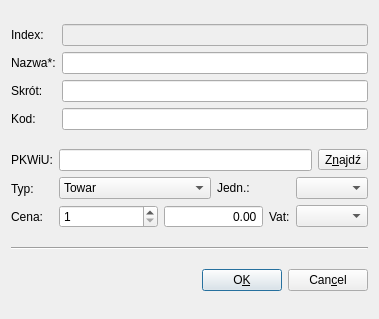
<?xml version="1.0" encoding="UTF-8"?>
<ui version="4.0">
 <class>Towary</class>
 <widget class="QDialog" name="Towary">
  <property name="geometry">
   <rect>
    <x>0</x>
    <y>0</y>
    <width>379</width>
    <height>319</height>
   </rect>
  </property>
  <property name="contextMenuPolicy">
   <enum>Qt::DefaultContextMenu</enum>
  </property>
  <property name="windowTitle">
   <string>Dodaj towar</string>
  </property>
  <layout class="QGridLayout" name="gridLayout">
   <item row="0" column="0">
    <layout class="QHBoxLayout">
     <item>
      <layout class="QVBoxLayout">
       <item>
        <widget class="QLabel" name="textLabel1">
         <property name="text">
          <string>Index:</string>
         </property>
         <property name="wordWrap">
          <bool>false</bool>
         </property>
        </widget>
       </item>
       <item>
        <widget class="QLabel" name="textLabel3">
         <property name="text">
          <string>Nazwa*:</string>
         </property>
         <property name="wordWrap">
          <bool>false</bool>
         </property>
        </widget>
       </item>
       <item>
        <widget class="QLabel" name="textLabel4">
         <property name="text">
          <string>Skrót:</string>
         </property>
         <property name="wordWrap">
          <bool>false</bool>
         </property>
        </widget>
       </item>
       <item>
        <widget class="QLabel" name="textLabel1_2">
         <property name="text">
          <string>Kod:</string>
         </property>
         <property name="wordWrap">
          <bool>false</bool>
         </property>
        </widget>
       </item>
      </layout>
     </item>
     <item>
      <layout class="QVBoxLayout">
       <item>
        <widget class="QLineEdit" name="idxEdit">
         <property name="enabled">
          <bool>false</bool>
         </property>
         <property name="font">
          <font>
           <weight>75</weight>
           <bold>true</bold>
          </font>
         </property>
         <property name="readOnly">
          <bool>true</bool>
         </property>
        </widget>
       </item>
       <item>
        <widget class="QLineEdit" name="nameEdit">
         <property name="maxLength">
          <number>75</number>
         </property>
        </widget>
       </item>
       <item>
        <widget class="QLineEdit" name="skrotEdit">
         <property name="text">
          <string/>
         </property>
         <property name="maxLength">
          <number>25</number>
         </property>
        </widget>
       </item>
       <item>
        <widget class="QLineEdit" name="kodEdit">
         <property name="maxLength">
          <number>20</number>
         </property>
        </widget>
       </item>
      </layout>
     </item>
    </layout>
   </item>
   <item row="1" column="0">
    <layout class="QHBoxLayout" name="horizontalLayout_2">
     <item>
      <layout class="QVBoxLayout">
       <item>
        <widget class="QLabel" name="textLabel1_2_2">
         <property name="text">
          <string>PKWiU:</string>
         </property>
         <property name="wordWrap">
          <bool>false</bool>
         </property>
        </widget>
       </item>
       <item>
        <widget class="QLabel" name="textLabel2">
         <property name="text">
          <string>Typ:</string>
         </property>
         <property name="wordWrap">
          <bool>false</bool>
         </property>
        </widget>
       </item>
       <item>
        <widget class="QLabel" name="textLabel5">
         <property name="text">
          <string>Cena:</string>
         </property>
         <property name="wordWrap">
          <bool>false</bool>
         </property>
        </widget>
       </item>
      </layout>
     </item>
     <item>
      <layout class="QVBoxLayout" name="verticalLayout">
       <item>
        <layout class="QHBoxLayout">
         <item>
          <widget class="QLineEdit" name="pkwiuEdit">
           <property name="maxLength">
            <number>20</number>
           </property>
          </widget>
         </item>
         <item>
          <widget class="QToolButton" name="pkwiuBtn">
           <property name="cursor">
            <cursorShape>PointingHandCursor</cursorShape>
           </property>
           <property name="text">
            <string>Z&amp;najdź</string>
           </property>
           <property name="shortcut">
            <string>Alt+N</string>
           </property>
          </widget>
         </item>
        </layout>
       </item>
       <item>
        <layout class="QHBoxLayout">
         <item>
          <widget class="QComboBox" name="typeCombo">
           <item>
            <property name="text">
             <string>Towar</string>
            </property>
           </item>
           <item>
            <property name="text">
             <string>Usługa</string>
            </property>
           </item>
          </widget>
         </item>
         <item>
          <layout class="QHBoxLayout">
           <item>
            <widget class="QLabel" name="textLabel2_2">
             <property name="text">
              <string>Jedn.:</string>
             </property>
             <property name="wordWrap">
              <bool>false</bool>
             </property>
            </widget>
           </item>
           <item>
            <widget class="QComboBox" name="jednCombo"/>
           </item>
          </layout>
         </item>
        </layout>
       </item>
       <item>
        <layout class="QHBoxLayout" name="horizontalLayout">
         <item>
          <widget class="QSpinBox" name="spinBox2">
           <property name="minimumSize">
            <size>
             <width>60</width>
             <height>0</height>
            </size>
           </property>
           <property name="minimum">
            <number>1</number>
           </property>
           <property name="maximum">
            <number>4</number>
           </property>
          </widget>
         </item>
         <item>
          <widget class="QDoubleSpinBox" name="nettoEdit">
           <property name="alignment">
            <set>Qt::AlignRight|Qt::AlignTrailing|Qt::AlignVCenter</set>
           </property>
           <property name="buttonSymbols">
            <enum>QAbstractSpinBox::NoButtons</enum>
           </property>
           <property name="maximum">
            <double>99999.990000000005239</double>
           </property>
          </widget>
         </item>
         <item>
          <layout class="QHBoxLayout">
           <item>
            <widget class="QLabel" name="textLabel6">
             <property name="text">
              <string>Vat:</string>
             </property>
             <property name="wordWrap">
              <bool>false</bool>
             </property>
            </widget>
           </item>
           <item>
            <widget class="QComboBox" name="cbVat"/>
           </item>
          </layout>
         </item>
        </layout>
       </item>
      </layout>
     </item>
    </layout>
   </item>
   <item row="2" column="0">
    <widget class="Line" name="line3">
     <property name="frameShape">
      <enum>QFrame::HLine</enum>
     </property>
     <property name="frameShadow">
      <enum>QFrame::Sunken</enum>
     </property>
    </widget>
   </item>
   <item row="3" column="0">
    <layout class="QHBoxLayout">
     <item>
      <spacer>
       <property name="orientation">
        <enum>Qt::Horizontal</enum>
       </property>
       <property name="sizeType">
        <enum>QSizePolicy::Expanding</enum>
       </property>
       <property name="sizeHint" stdset="0">
        <size>
         <width>40</width>
         <height>20</height>
        </size>
       </property>
      </spacer>
     </item>
     <item>
      <widget class="QPushButton" name="okButton">
       <property name="cursor">
        <cursorShape>PointingHandCursor</cursorShape>
       </property>
       <property name="text">
        <string>O&amp;K</string>
       </property>
       <property name="shortcut">
        <string>Alt+K</string>
       </property>
      </widget>
     </item>
     <item>
      <widget class="QPushButton" name="cancelButton">
       <property name="cursor">
        <cursorShape>PointingHandCursor</cursorShape>
       </property>
       <property name="text">
        <string>Can&amp;cel</string>
       </property>
       <property name="shortcut">
        <string>Alt+C</string>
       </property>
      </widget>
     </item>
    </layout>
   </item>
  </layout>
 </widget>
 <layoutdefault spacing="6" margin="11"/>
 <pixmapfunction>qPixmapFromMimeSource</pixmapfunction>
 <resources/>
 <connections/>
</ui>
